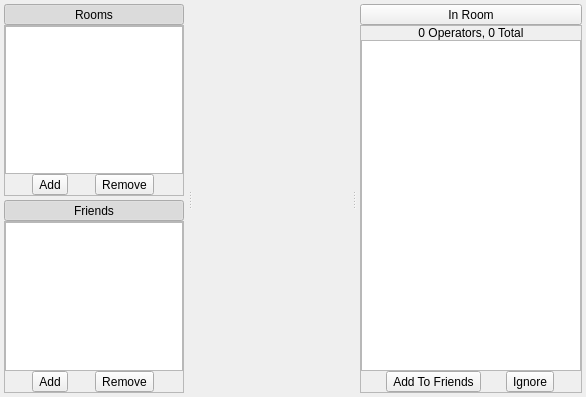
<?xml version="1.0" encoding="UTF-8"?>
<ui version="4.0">
 <class>WidgetChat</class>
 <widget class="QWidget" name="WidgetChat">
  <property name="geometry">
   <rect>
    <x>0</x>
    <y>0</y>
    <width>586</width>
    <height>397</height>
   </rect>
  </property>
  <property name="windowTitle">
   <string>Chat</string>
  </property>
  <property name="windowIcon">
   <iconset resource="../Resource.qrc">
    <normaloff>:/Resource/Chat/Chat.png</normaloff>:/Resource/Chat/Chat.png</iconset>
  </property>
  <layout class="QVBoxLayout" name="verticalLayout">
   <property name="spacing">
    <number>0</number>
   </property>
   <property name="margin">
    <number>0</number>
   </property>
   <item>
    <widget class="QSplitter" name="splitterChat">
     <property name="contextMenuPolicy">
      <enum>Qt::CustomContextMenu</enum>
     </property>
     <property name="orientation">
      <enum>Qt::Horizontal</enum>
     </property>
     <widget class="QFrame" name="frameChatLeftSidebar">
      <property name="maximumSize">
       <size>
        <width>188</width>
        <height>16777215</height>
       </size>
      </property>
      <property name="styleSheet">
       <string notr="true"/>
      </property>
      <property name="frameShape">
       <enum>QFrame::NoFrame</enum>
      </property>
      <property name="frameShadow">
       <enum>QFrame::Raised</enum>
      </property>
      <layout class="QGridLayout" name="gridLayout_49">
       <property name="margin">
        <number>4</number>
       </property>
       <property name="spacing">
        <number>4</number>
       </property>
       <item row="0" column="0">
        <layout class="QGridLayout" name="gridLayoutChatRoomsTask">
         <property name="spacing">
          <number>0</number>
         </property>
         <item row="1" column="0" colspan="2">
          <widget class="QFrame" name="frameChatRoomsTask">
           <property name="sizePolicy">
            <sizepolicy hsizetype="Preferred" vsizetype="Expanding">
             <horstretch>0</horstretch>
             <verstretch>1</verstretch>
            </sizepolicy>
           </property>
           <property name="maximumSize">
            <size>
             <width>16777215</width>
             <height>16777215</height>
            </size>
           </property>
           <property name="styleSheet">
            <string notr="true"/>
           </property>
           <property name="frameShape">
            <enum>QFrame::StyledPanel</enum>
           </property>
           <property name="frameShadow">
            <enum>QFrame::Sunken</enum>
           </property>
           <layout class="QGridLayout" name="gridLayout_43">
            <property name="margin">
             <number>0</number>
            </property>
            <property name="spacing">
             <number>0</number>
            </property>
            <item row="3" column="0" colspan="2">
             <layout class="QGridLayout" name="gridLayoutChatRoomsButtons">
              <item row="0" column="0">
               <widget class="QToolButton" name="toolButtonChatRoomAdd">
                <property name="text">
                 <string>Add</string>
                </property>
                <property name="icon">
                 <iconset resource="../Resource.qrc">
                  <normaloff>:/Resource/Generic/Add.png</normaloff>:/Resource/Generic/Add.png</iconset>
                </property>
                <property name="iconSize">
                 <size>
                  <width>20</width>
                  <height>20</height>
                 </size>
                </property>
                <property name="toolButtonStyle">
                 <enum>Qt::ToolButtonTextBesideIcon</enum>
                </property>
               </widget>
              </item>
              <item row="0" column="1">
               <widget class="QToolButton" name="toolButtonChatRoomRemove">
                <property name="text">
                 <string>Remove</string>
                </property>
                <property name="icon">
                 <iconset resource="../Resource.qrc">
                  <normaloff>:/Resource/Generic/Remove.png</normaloff>:/Resource/Generic/Remove.png</iconset>
                </property>
                <property name="iconSize">
                 <size>
                  <width>20</width>
                  <height>20</height>
                 </size>
                </property>
                <property name="toolButtonStyle">
                 <enum>Qt::ToolButtonTextBesideIcon</enum>
                </property>
               </widget>
              </item>
             </layout>
            </item>
            <item row="2" column="0">
             <widget class="QListView" name="listViewChatRooms">
              <property name="styleSheet">
               <string notr="true"/>
              </property>
             </widget>
            </item>
           </layout>
          </widget>
         </item>
         <item row="0" column="1">
          <widget class="QToolButton" name="toolButtonChatRoomsHeader">
           <property name="sizePolicy">
            <sizepolicy hsizetype="Expanding" vsizetype="Fixed">
             <horstretch>0</horstretch>
             <verstretch>0</verstretch>
            </sizepolicy>
           </property>
           <property name="styleSheet">
            <string notr="true"/>
           </property>
           <property name="text">
            <string>Rooms</string>
           </property>
           <property name="icon">
            <iconset resource="../Resource.qrc">
             <normaloff>:/Resource/Chat/Rooms.png</normaloff>:/Resource/Chat/Rooms.png</iconset>
           </property>
           <property name="checkable">
            <bool>true</bool>
           </property>
           <property name="checked">
            <bool>true</bool>
           </property>
           <property name="toolButtonStyle">
            <enum>Qt::ToolButtonTextBesideIcon</enum>
           </property>
          </widget>
         </item>
        </layout>
       </item>
       <item row="1" column="0">
        <layout class="QGridLayout" name="gridLayoutChatFriendsTask">
         <property name="spacing">
          <number>0</number>
         </property>
         <item row="0" column="0">
          <widget class="QToolButton" name="toolButtonChatFriendsHeader">
           <property name="sizePolicy">
            <sizepolicy hsizetype="Expanding" vsizetype="Fixed">
             <horstretch>0</horstretch>
             <verstretch>0</verstretch>
            </sizepolicy>
           </property>
           <property name="styleSheet">
            <string notr="true"/>
           </property>
           <property name="text">
            <string>Friends</string>
           </property>
           <property name="icon">
            <iconset resource="../Resource.qrc">
             <normaloff>:/Resource/Chat/Friends.png</normaloff>:/Resource/Chat/Friends.png</iconset>
           </property>
           <property name="checkable">
            <bool>true</bool>
           </property>
           <property name="checked">
            <bool>true</bool>
           </property>
           <property name="toolButtonStyle">
            <enum>Qt::ToolButtonTextBesideIcon</enum>
           </property>
          </widget>
         </item>
         <item row="1" column="0">
          <widget class="QFrame" name="frameChatFriendsTask">
           <property name="sizePolicy">
            <sizepolicy hsizetype="Preferred" vsizetype="Expanding">
             <horstretch>0</horstretch>
             <verstretch>1</verstretch>
            </sizepolicy>
           </property>
           <property name="maximumSize">
            <size>
             <width>16777215</width>
             <height>16777215</height>
            </size>
           </property>
           <property name="styleSheet">
            <string notr="true"/>
           </property>
           <property name="frameShape">
            <enum>QFrame::StyledPanel</enum>
           </property>
           <property name="frameShadow">
            <enum>QFrame::Sunken</enum>
           </property>
           <layout class="QGridLayout" name="gridLayout_51">
            <property name="margin">
             <number>0</number>
            </property>
            <property name="spacing">
             <number>0</number>
            </property>
            <item row="1" column="0">
             <layout class="QGridLayout" name="gridLayoutChatFriendsButtons">
              <item row="0" column="0">
               <widget class="QToolButton" name="toolButtonChatFriendAdd">
                <property name="text">
                 <string>Add</string>
                </property>
                <property name="icon">
                 <iconset resource="../Resource.qrc">
                  <normaloff>:/Resource/Generic/Add.png</normaloff>:/Resource/Generic/Add.png</iconset>
                </property>
                <property name="iconSize">
                 <size>
                  <width>20</width>
                  <height>20</height>
                 </size>
                </property>
                <property name="toolButtonStyle">
                 <enum>Qt::ToolButtonTextBesideIcon</enum>
                </property>
               </widget>
              </item>
              <item row="0" column="1">
               <widget class="QToolButton" name="toolButtonChatFriendRemove">
                <property name="text">
                 <string>Remove</string>
                </property>
                <property name="icon">
                 <iconset resource="../Resource.qrc">
                  <normaloff>:/Resource/Generic/Remove.png</normaloff>:/Resource/Generic/Remove.png</iconset>
                </property>
                <property name="iconSize">
                 <size>
                  <width>20</width>
                  <height>20</height>
                 </size>
                </property>
                <property name="toolButtonStyle">
                 <enum>Qt::ToolButtonTextBesideIcon</enum>
                </property>
               </widget>
              </item>
             </layout>
            </item>
            <item row="0" column="0">
             <widget class="QListView" name="listViewChatFriends">
              <property name="styleSheet">
               <string notr="true"/>
              </property>
             </widget>
            </item>
           </layout>
          </widget>
         </item>
        </layout>
       </item>
       <item row="2" column="0">
        <spacer name="verticalSpacer_2">
         <property name="orientation">
          <enum>Qt::Vertical</enum>
         </property>
         <property name="sizeType">
          <enum>QSizePolicy::Expanding</enum>
         </property>
         <property name="sizeHint" stdset="0">
          <size>
           <width>20</width>
           <height>0</height>
          </size>
         </property>
        </spacer>
       </item>
      </layout>
     </widget>
     <widget class="QWidget" name="layoutWidget">
      <layout class="QVBoxLayout" name="verticalLayoutChatMiddle">
       <property name="spacing">
        <number>0</number>
       </property>
       <property name="margin">
        <number>0</number>
       </property>
      </layout>
     </widget>
     <widget class="QFrame" name="frameChatRightSidebar">
      <property name="maximumSize">
       <size>
        <width>230</width>
        <height>16777215</height>
       </size>
      </property>
      <property name="styleSheet">
       <string notr="true"/>
      </property>
      <property name="frameShape">
       <enum>QFrame::NoFrame</enum>
      </property>
      <property name="frameShadow">
       <enum>QFrame::Raised</enum>
      </property>
      <layout class="QGridLayout" name="gridLayout_46">
       <property name="margin">
        <number>4</number>
       </property>
       <property name="spacing">
        <number>4</number>
       </property>
       <item row="0" column="0">
        <layout class="QGridLayout" name="gridLayoutChatUsersTask">
         <property name="spacing">
          <number>0</number>
         </property>
         <item row="2" column="0">
          <widget class="QFrame" name="frameChatUsersTask">
           <property name="maximumSize">
            <size>
             <width>16777215</width>
             <height>16777215</height>
            </size>
           </property>
           <property name="styleSheet">
            <string notr="true"/>
           </property>
           <property name="frameShape">
            <enum>QFrame::StyledPanel</enum>
           </property>
           <property name="frameShadow">
            <enum>QFrame::Sunken</enum>
           </property>
           <layout class="QGridLayout" name="gridLayout_41">
            <property name="margin">
             <number>0</number>
            </property>
            <property name="spacing">
             <number>0</number>
            </property>
            <item row="2" column="0">
             <layout class="QGridLayout" name="gridLayoutChatUsersButtons">
              <item row="0" column="0">
               <widget class="QToolButton" name="toolButtonChatAddFriend">
                <property name="text">
                 <string>Add To Friends</string>
                </property>
                <property name="icon">
                 <iconset resource="../Resource.qrc">
                  <normaloff>:/Resource/Generic/Add.png</normaloff>:/Resource/Generic/Add.png</iconset>
                </property>
                <property name="iconSize">
                 <size>
                  <width>20</width>
                  <height>20</height>
                 </size>
                </property>
                <property name="toolButtonStyle">
                 <enum>Qt::ToolButtonTextBesideIcon</enum>
                </property>
               </widget>
              </item>
              <item row="0" column="1">
               <widget class="QToolButton" name="toolButtonChatIgnore">
                <property name="text">
                 <string>Ignore</string>
                </property>
                <property name="icon">
                 <iconset resource="../Resource.qrc">
                  <normaloff>:/Resource/Generic/Ban.png</normaloff>:/Resource/Generic/Ban.png</iconset>
                </property>
                <property name="iconSize">
                 <size>
                  <width>20</width>
                  <height>20</height>
                 </size>
                </property>
                <property name="toolButtonStyle">
                 <enum>Qt::ToolButtonTextBesideIcon</enum>
                </property>
               </widget>
              </item>
             </layout>
            </item>
            <item row="0" column="0">
             <widget class="QLabel" name="labelChatUsersCount">
              <property name="text">
               <string>0 Operators, 0 Total</string>
              </property>
              <property name="alignment">
               <set>Qt::AlignCenter</set>
              </property>
             </widget>
            </item>
            <item row="1" column="0">
             <widget class="QListView" name="listViewChatUsers">
              <property name="styleSheet">
               <string notr="true"/>
              </property>
              <property name="iconSize">
               <size>
                <width>16</width>
                <height>16</height>
               </size>
              </property>
             </widget>
            </item>
           </layout>
          </widget>
         </item>
         <item row="1" column="0">
          <widget class="QToolButton" name="toolButtonChatUsersHeader">
           <property name="sizePolicy">
            <sizepolicy hsizetype="Expanding" vsizetype="Fixed">
             <horstretch>0</horstretch>
             <verstretch>0</verstretch>
            </sizepolicy>
           </property>
           <property name="styleSheet">
            <string notr="true"/>
           </property>
           <property name="text">
            <string>In Room</string>
           </property>
           <property name="icon">
            <iconset resource="../Resource.qrc">
             <normaloff>:/Resource/Chat/Users.png</normaloff>:/Resource/Chat/Users.png</iconset>
           </property>
           <property name="toolButtonStyle">
            <enum>Qt::ToolButtonTextBesideIcon</enum>
           </property>
          </widget>
         </item>
        </layout>
       </item>
      </layout>
     </widget>
    </widget>
   </item>
  </layout>
 </widget>
 <resources>
  <include location="../Resource.qrc"/>
 </resources>
 <connections>
  <connection>
   <sender>toolButtonChatRoomsHeader</sender>
   <signal>toggled(bool)</signal>
   <receiver>frameChatRoomsTask</receiver>
   <slot>setVisible(bool)</slot>
   <hints>
    <hint type="sourcelabel">
     <x>41</x>
     <y>13</y>
    </hint>
    <hint type="destinationlabel">
     <x>41</x>
     <y>27</y>
    </hint>
   </hints>
  </connection>
  <connection>
   <sender>toolButtonChatFriendsHeader</sender>
   <signal>toggled(bool)</signal>
   <receiver>frameChatFriendsTask</receiver>
   <slot>setVisible(bool)</slot>
   <hints>
    <hint type="sourcelabel">
     <x>87</x>
     <y>209</y>
    </hint>
    <hint type="destinationlabel">
     <x>87</x>
     <y>221</y>
    </hint>
   </hints>
  </connection>
 </connections>
</ui>
